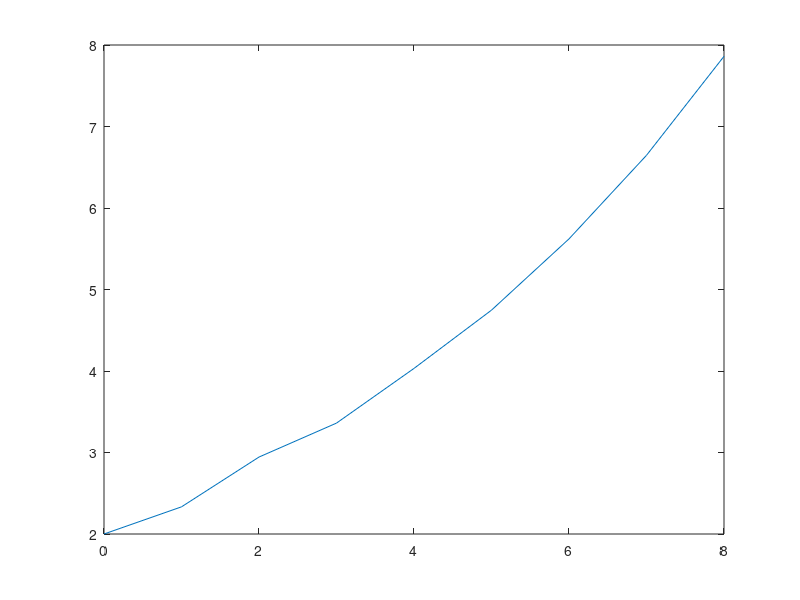
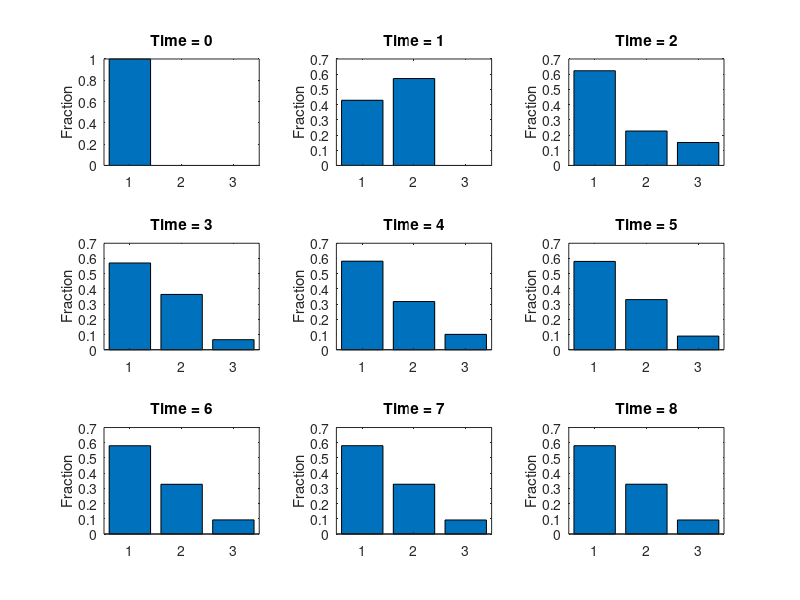
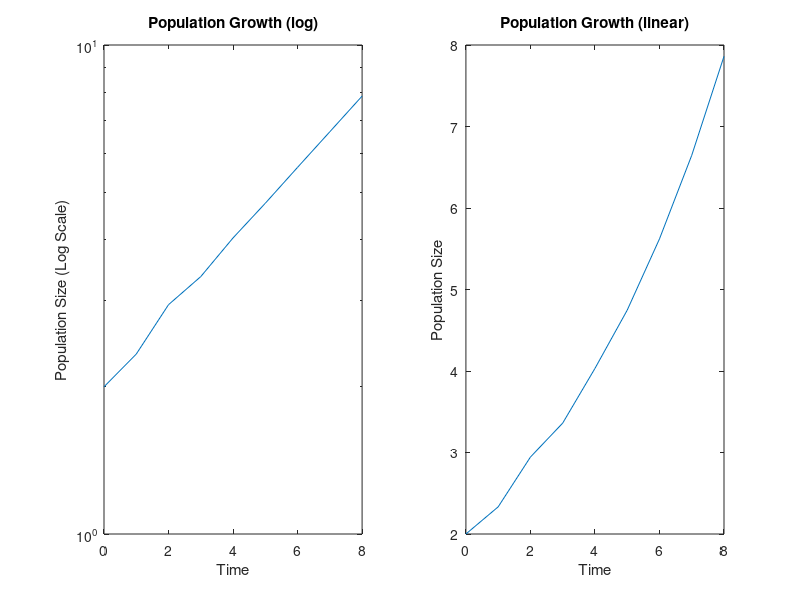

Here is the MATLAB script that generated these plots, in order:
% Scripts for Population Bomb
% Lecture 3 - Anthony J. Richardson
% Example 1: Discrete Time Geometric Growth Equation
% Try playing with different values of R

close all
clear all
clc
more off

% Lecture 3: The Leslie Matrix in Discrete Time
% M3.1
n0=[2;0;0] % Initial population sizes = 2, 0, 0
m=[ 0.5 1 0.75; 
    0.6666 0 0; 
    0 0.33333 0] % Leslie Matrix
s0=sum(n0) % total population
c0=n0/s0 % proportion of population in each age class = age distribution

% Index of the array is 
n(:,1)=n0;
s(1)=s0;
c(:,1)=c0;

for k=2:9
n(:,k)=m*n(:,k-1);
s(k)=sum(n(:,k));
c(:,k)=n(:,k)./s(k);
end

% Alternative: calculate only n in the loop
%s_loop=sum(n);
%c_loop=n./s_loop;

figure(1)
t=0:1:8;
plot(t,s)

% Regularity 1 - Stable Age Structure
% M3.2

plot_step=[1:9];

figure(2)
for k=1:9
subplot(3,3,k)
bar(c(:,plot_step(k)))
ylabel('Fraction')
title(['Time = ' num2str(k-1)])
end

disp('Stable age structure')
c(:,end) % Stable age structure

% M3.3: Regularity 2 - Population Growth

figure(3)
subplot(1,2,1)
semilogy(t,s)
ylabel('Population Size (Log Scale)')
xlabel('Time')
title('Population Growth (log)')
subplot(1,2,2)
plot(t,s)
ylabel('Population Size')
xlabel('Time')
title('Population Growth (linear)')

disp('Growth Rate (slope)')
R=s(end)/s(end-1) % Nt+1=RNt

% Calculating R and Stable Age Distribution
% M3.4
[v,d]=eig(m) % v=eigenvectors, d=eigenvalues
disp('Growth Rate (max. eigenvalue)')
R=max(max(abs(d)))
disp('Stable age distribution (from eigenvectors)')
D=v(:,1)/sum(v(:,1)) % Stable age distribution: MATLAB convention to present eigenvectors with unit length, rather than to sum to 1

eigs(m)
